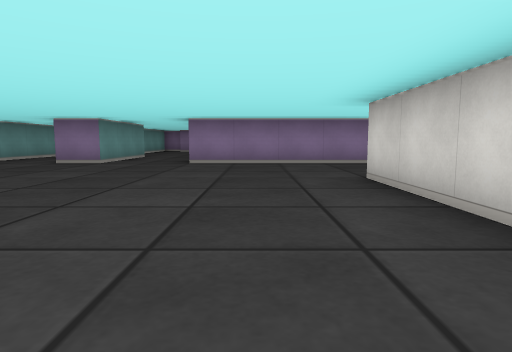
View 1 (above)

17 first-person views from a walk through a cub3D level. The camera is about half as high as the walls, tilts 6° down and sees 75° across. The floor is counted in squares. Each view is taken from the middle of a square. On the plan, view 1 faces up. The plan holds only what a view shows up to about 9 squares ahead; the rest is blank.

View 2
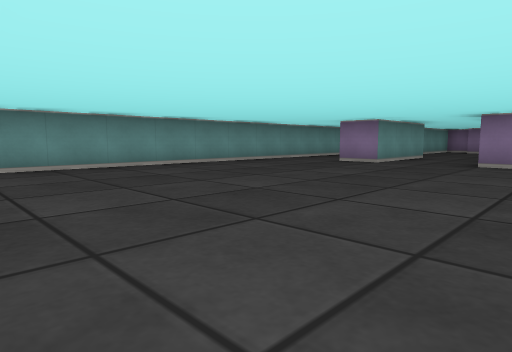

View 3
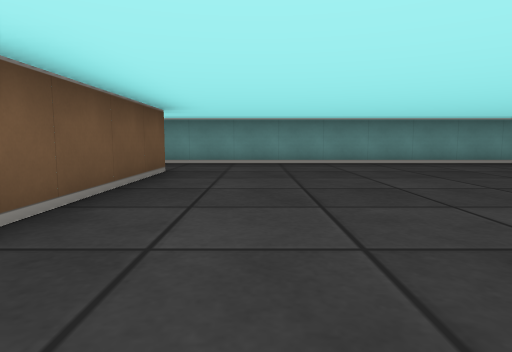

View 4
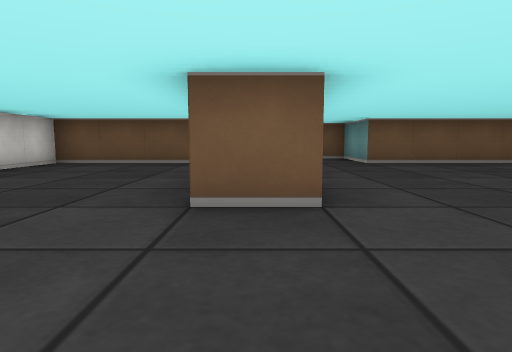

View 5
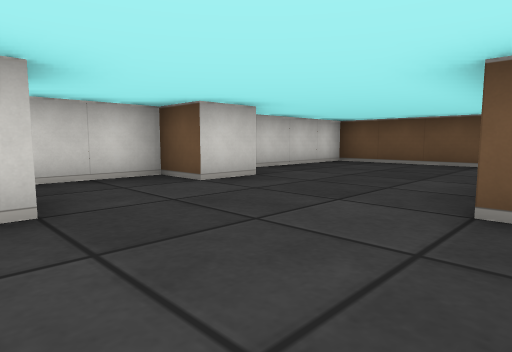

View 6
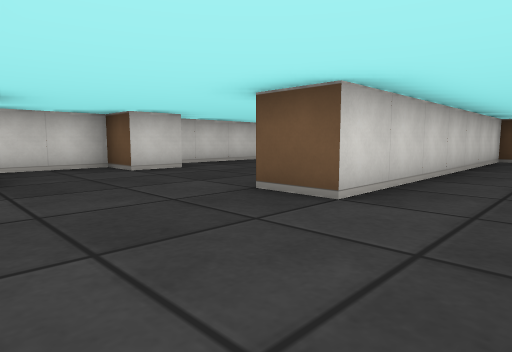

View 7
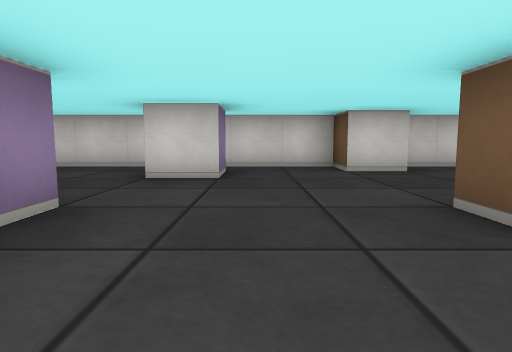

View 8
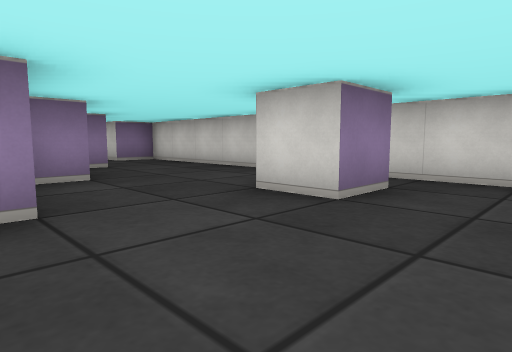

View 9
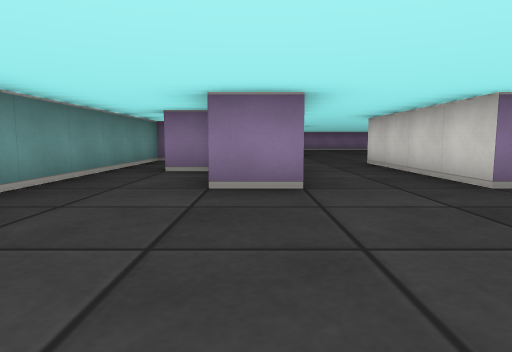

View 10
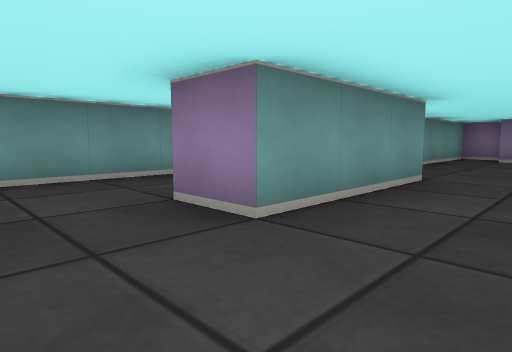

View 11
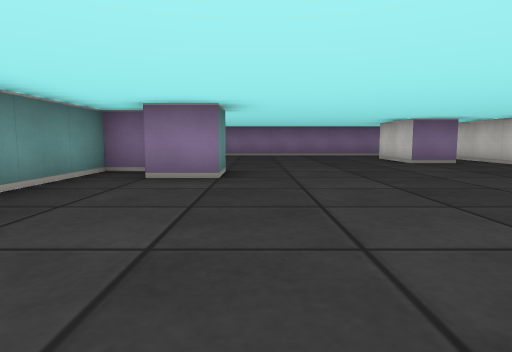

View 12
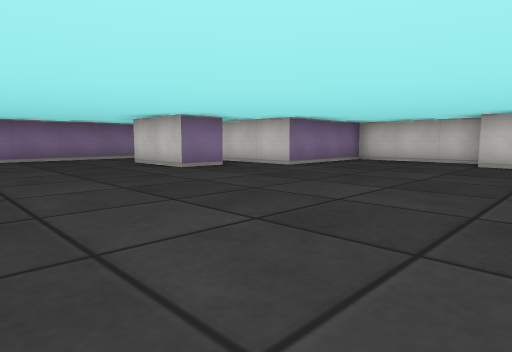

View 13
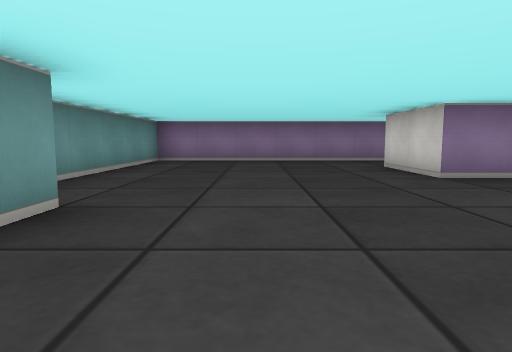

View 14
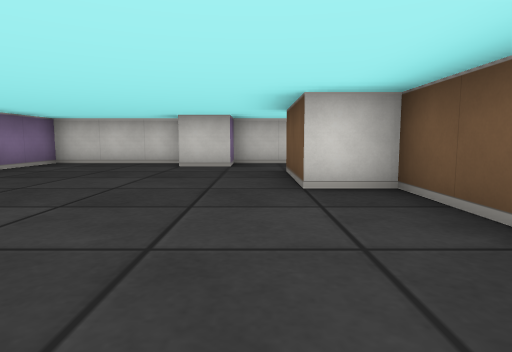

View 15
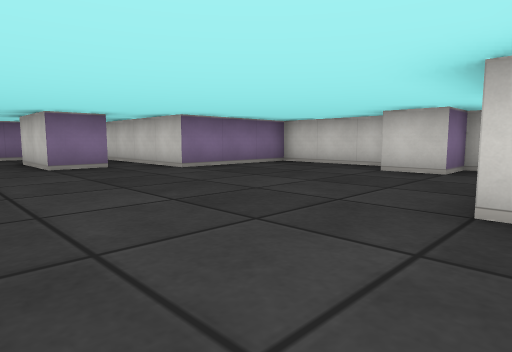

View 16
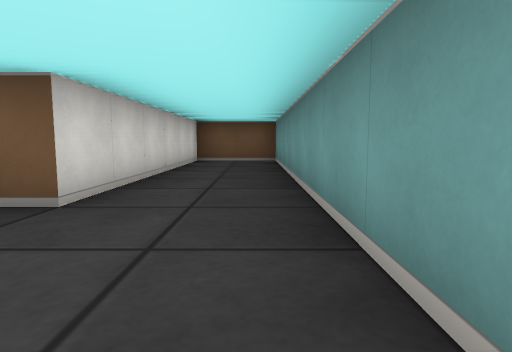

View 17
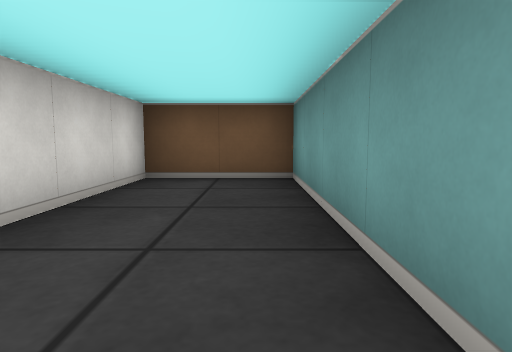

### Floor plan
Ten units are one square. View 1 is at (0, 0); x grows to the right and y downward. Boxes are objects, and circles mark ways between rooms. Rooms are numbered by the first view taken in them; rooms with no view inside come last. Other rooms are left out.
<svg viewBox="-70 -230 140 300">
<path fill="none" stroke="#000" d="M26 -75 -15 -75M-35 -75 -45 -75M55 -34 55 -45 65 -45 65 -135 55 -135M34 5 65 5 65 -31M56 -65 45 -65 45 -75M36 -95 29 -95M15 25 15 -45 25 -45M-48 -95 -55 -95M46 -115 41 -115M-65 -125 -65 65 -45 65 -45 5 -5 5 -5 21M-25 -165 -25 -155 -35 -155M26 -185 15 -185 15 -205M-36 -165 -45 -165 -45 -135M9 -115 25 -115 25 -125 45 -125M55 -135 55 -145M-35 -106 -35 -75M14 -225 -35 -225 -35 -181M65 -146 65 -175 35 -175 35 -185M-15 -75 -15 -115"/>
<circle cx="-25" cy="-80" r="3" fill="#2a7"/>
<circle cx="45" cy="-135" r="3" fill="#2a7"/>
<text x="0" y="-40">1</text>
<text x="0" y="-160">2</text>
</svg>
Room 1 opens to room 2.

Where each view was taken, in squares from view 1:
view 1: 0 up, 0 right, facing up
view 2: 0 up, 0 right, facing up-left
view 3: 1 up, 1 right, facing left
view 4: 7 up, 2 right, facing down
view 5: 7 up, 2 right, facing down-right
view 6: 7 up, 0 right, facing down-right
view 7: 6 up, 0 right, facing right
view 8: 5 up, 2 right, facing up-right
view 9: 4 up, 4 left, facing up
view 10: 6 up, 2 left, facing up-left
view 11: 11 up, 2 left, facing up
view 12: 13 up, 2 left, facing up-right
view 13: 14 up, 1 left, facing up
view 14: 13 up, 1 left, facing right
view 15: 12 up, 0 right, facing up-right
view 16: 2 up, 6 left, facing down
view 17: 2 down, 6 left, facing down
